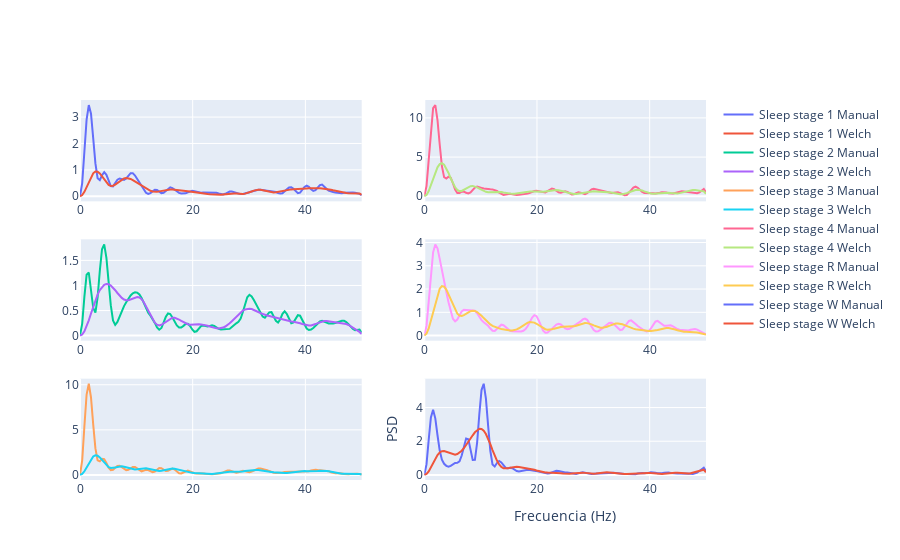

Notebook source saved alongside this figure:
### Markdown cell above
### Welch

### Code cell
# pip install pyEDFlib
import pyedflib  # Importa la biblioteca pyEDFlib para leer archivos EDF.
import numpy as np  # Importa la biblioteca numpy para trabajar con matrices y funciones matemáticas.
import scipy  # Importa la biblioteca scipy para funciones científicas y de ingeniería.
import plotly.graph_objects as go  # Importa los objetos gráficos de Plotly para crear gráficos.
from plotly.subplots import make_subplots  # Importa la función para crear subplots en Plotly.

def buffer(signal, n, p=0):
    """
    Buffer a signal into overlapping or non-overlapping segments.

    Parameters:
    signal (array-like): Input signal
    n (int): Number of samples per segment
    p (int, optional): Number of samples to overlap. Default is 0.

    Returns:
    y (numpy array): Buffered signal
    """
    step = n - p  # Calcula el paso entre segmentos.
    shape = (n, (len(signal) - p) // step)  # Define la forma del array de salida.
    strides = (signal.strides[0], step * signal.strides[0])  # Define los pasos en la memoria.
    y = np.lib.stride_tricks.as_strided(signal, shape=shape, strides=strides)  # Crea el array segmentado.

    return y

# Datos de ejemplo para demostración
edf = pyedflib.EdfReader("SC4001E0-PSG.edf")  # Abre el archivo EDF con los datos de la señal.
hypnogram = pyedflib.EdfReader("SC4001EC-Hypnogram.edf")  # Abre el archivo EDF con los datos del hipnograma.
num_signals = edf.signals_in_file  # Obtiene el número de señales en el archivo EDF.

# Leer las señales
signals = []  # Lista para almacenar las señales.
labels = []  # Lista para almacenar las etiquetas de las señales.
for i in range(num_signals):
    signals.append(edf.readSignal(i))  # Lee cada señal y la añade a la lista de señales.
    labels.append(edf.getLabel(i))  # Lee la etiqueta de cada señal y la añade a la lista de etiquetas.

annotations = hypnogram.readAnnotations()  # Lee las anotaciones del hipnograma.

# Cerrar los archivos EDF
edf.close()  # Cierra el archivo EDF de las señales.
hypnogram.close()  # Cierra el archivo EDF del hipnograma.

annTime = annotations[0]  # Obtiene los tiempos de las anotaciones.
annLbl = annotations[2]  # Obtiene las etiquetas de las anotaciones.
lbls = np.unique(annLbl)  # Obtiene las etiquetas únicas de las anotaciones.
lbls = lbls[[0, 1, 2, 3, 5, 6]]  # Selecciona un subconjunto de etiquetas para graficar.
fs = 100  # Frecuencia de muestreo.

# Crear subplots
fig = make_subplots(rows=3, cols=2)  # Crea una figura con 3 filas y 2 columnas de subplots.

for i in range(len(lbls)):
    indice = annTime[np.where(annLbl == lbls[i])[0][0]].astype(int)  # Encuentra el índice de la primera aparición de cada etiqueta.
    signal = signals[1][indice : indice + 150]  # Obtiene un segmento de la señal correspondiente a la etiqueta.
    signalBuf = buffer(signal, n=50, p=25)  # Segmenta la señal en ventanas superpuestas.
    f, Pxx_k = scipy.signal.periodogram(signalBuf, fs=fs, nfft=nfft, axis=0) # Calcula el periodograma de cada segmento
    Pxx_welch = np.mean(Pxx_k, axis=1)  # Promediar los periodogramas de los segmentos
    f, Pwelch = scipy.signal.welch(
        signal, fs, nfft=nfft, axis=0, window="boxcar", nperseg=25
    )  # Calcula el periodograma usando el método de Welch.
    if i < 3:
        r = i + 1  # Determina la fila del subplot.
        c = 1  # Determina la columna del subplot.
    else:
        r = i - 2  # Ajusta la fila del subplot para las etiquetas restantes.
        c = 2  # Ajusta la columna del subplot para las etiquetas restantes.
    fig.add_trace(
        go.Scatter(x=f, y=Pxx_welch, mode="lines", name=lbls[i] + " Manual"),
        row=r,
        col=c,
    )  # Añade la traza del periodograma calculado manualmente al subplot correspondiente.
    fig.add_trace(
        go.Scatter(x=f, y=Pwelch, mode="lines", name=lbls[i] + " Welch"),
        row=r,
        col=c,
    )  # Añade la traza del periodograma calculado con el método de Welch al subplot correspondiente.
    fig.update_xaxes(title_text="Frecuencia (Hz)", row=3, col=2)  # Añade el título del eje x al subplot en la posición (3, 2).
    fig.update_yaxes(title_text="PSD", row=3, col=2)  # Añade el título del eje y al subplot en la posición (3, 2).

# Mostrar gráfico
fig.show()  # Muestra la figura interactiva.

### Figure 1 — Plotly figure (JSON) as saved in the notebook; plotly's stock layout.template omitted (floating-point values rounded to 4 significant figures; data arrays with more than 128 entries replaced by an {"elided": "..."} marker saying what was removed)
{"data": [{"mode": "lines", "name": "Sleep stage 1 Manual", "type": "scatter", "x": {"elided": "129 float values"}, "xaxis": "x", "y": {"elided": "129 float values"}, "yaxis": "y"}, {"mode": "lines", "name": "Sleep stage 1 Welch", "type": "scatter", "x": {"elided": "129 float values"}, "xaxis": "x", "y": {"elided": "129 float values"}, "yaxis": "y"}, {"mode": "lines", "name": "Sleep stage 2 Manual", "type": "scatter", "x": {"elided": "129 float values"}, "xaxis": "x3", "y": {"elided": "129 float values"}, "yaxis": "y3"}, {"mode": "lines", "name": "Sleep stage 2 Welch", "type": "scatter", "x": {"elided": "129 float values"}, "xaxis": "x3", "y": {"elided": "129 float values"}, "yaxis": "y3"}, {"mode": "lines", "name": "Sleep stage 3 Manual", "type": "scatter", "x": {"elided": "129 float values"}, "xaxis": "x5", "y": {"elided": "129 float values"}, "yaxis": "y5"}, {"mode": "lines", "name": "Sleep stage 3 Welch", "type": "scatter", "x": {"elided": "129 float values"}, "xaxis": "x5", "y": {"elided": "129 float values"}, "yaxis": "y5"}, {"mode": "lines", "name": "Sleep stage 4 Manual", "type": "scatter", "x": {"elided": "129 float values"}, "xaxis": "x2", "y": {"elided": "129 float values"}, "yaxis": "y2"}, {"mode": "lines", "name": "Sleep stage 4 Welch", "type": "scatter", "x": {"elided": "129 float values"}, "xaxis": "x2", "y": {"elided": "129 float values"}, "yaxis": "y2"}, {"mode": "lines", "name": "Sleep stage R Manual", "type": "scatter", "x": {"elided": "129 float values"}, "xaxis": "x4", "y": {"elided": "129 float values"}, "yaxis": "y4"}, {"mode": "lines", "name": "Sleep stage R Welch", "type": "scatter", "x": {"elided": "129 float values"}, "xaxis": "x4", "y": {"elided": "129 float values"}, "yaxis": "y4"}, {"mode": "lines", "name": "Sleep stage W Manual", "type": "scatter", "x": {"elided": "129 float values"}, "xaxis": "x6", "y": {"elided": "129 float values"}, "yaxis": "y6"}, {"mode": "lines", "name": "Sleep stage W Welch", "type": "scatter", "x": {"elided": "129 float values"}, "xaxis": "x6", "y": {"elided": "129 float values"}, "yaxis": "y6"}], "layout": {"xaxis": {"anchor": "y", "domain": [0, 0.45]}, "xaxis2": {"anchor": "y2", "domain": [0.55, 1]}, "xaxis3": {"anchor": "y3", "domain": [0, 0.45]}, "xaxis4": {"anchor": "y4", "domain": [0.55, 1]}, "xaxis5": {"anchor": "y5", "domain": [0, 0.45]}, "xaxis6": {"anchor": "y6", "domain": [0.55, 1], "title": {"text": "Frecuencia (Hz)"}}, "yaxis": {"anchor": "x", "domain": [0.7333, 1]}, "yaxis2": {"anchor": "x2", "domain": [0.7333, 1]}, "yaxis3": {"anchor": "x3", "domain": [0.3667, 0.6333]}, "yaxis4": {"anchor": "x4", "domain": [0.3667, 0.6333]}, "yaxis5": {"anchor": "x5", "domain": [0, 0.2667]}, "yaxis6": {"anchor": "x6", "domain": [0, 0.2667], "title": {"text": "PSD"}}}}
